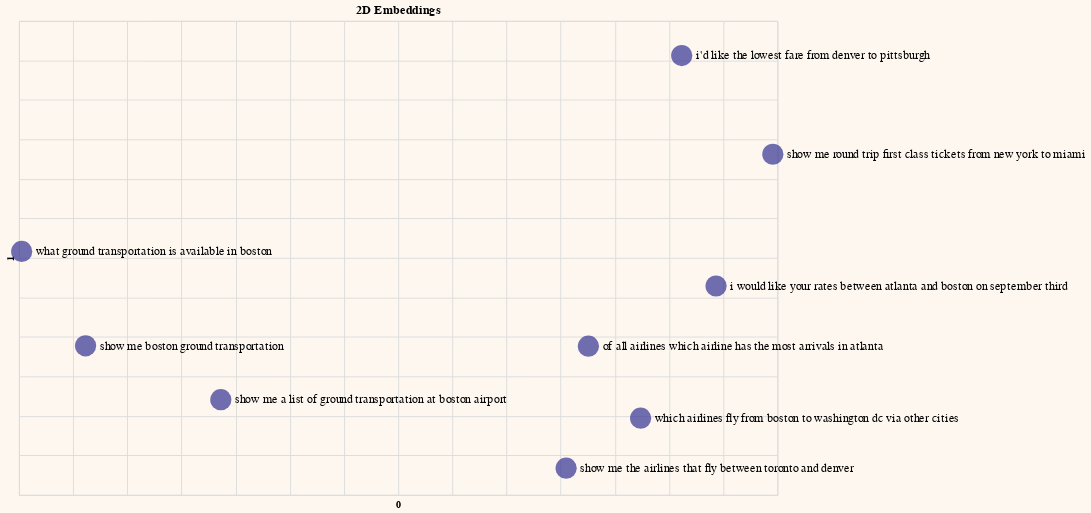

The notebook cell this image was saved under:
### Code cell
# Reduce embeddings to 2 principal components to aid visualization
embeds_pc2 = get_pc(embeds, 2)

# Add the principal components to dataframe
df_pc2 = pd.concat([df, pd.DataFrame(embeds_pc2)], axis=1)

# Plot the 2D embeddings on a chart
df_pc2.columns = df_pc2.columns.astype(str)
generate_chart(df_pc2.iloc[:sample],'0','1',title='2D Embeddings')

### Figure 1 — Vega-Lite specification as saved in the notebook (floating-point values rounded to 4 significant figures; data arrays with more than 128 entries replaced by an {"elided": "..."} marker saying what was removed)
{"config": {"view": {"continuousWidth": 300, "continuousHeight": 300}, "background": "#FDF7F0", "legend": {"labelFontSize": 18, "orient": "bottom", "titleFontSize": 18}}, "layer": [{"mark": {"type": "circle", "size": 500}, "encoding": {"color": {"value": "#333293"}, "tooltip": [{"field": "query", "type": "nominal"}], "x": {"axis": {"domain": false, "labels": false, "ticks": false}, "field": "0", "scale": {"zero": false}, "type": "quantitative"}, "y": {"axis": {"domain": false, "labels": false, "ticks": false}, "field": "1", "scale": {"zero": false}, "type": "quantitative"}}}, {"mark": {"type": "text", "align": "left", "baseline": "middle", "color": "black", "dx": 15, "size": 13}, "encoding": {"color": {"value": "black"}, "text": {"field": "query", "type": "nominal"}, "tooltip": [{"field": "query", "type": "nominal"}], "x": {"axis": {"domain": false, "labels": false, "ticks": false}, "field": "0", "scale": {"zero": false}, "type": "quantitative"}, "y": {"axis": {"domain": false, "labels": false, "ticks": false}, "field": "1", "scale": {"zero": false}, "type": "quantitative"}}}], "data": {"name": "data-3b6a35384b11c25490e04e94682a9a07"}, "height": 500, "title": "2D Embeddings", "width": 800, "$schema": "https://vega.github.io/schema/vega-lite/v5.15.1.json", "datasets": {"data-3b6a35384b11c25490e04e94682a9a07": [{"query": " which airlines fly from boston to washington dc via other cities", "query_embeds": {"elided": "1024 float values"}, "0": 0.07379, "1": -0.2529}, {"query": " show me the airlines that fly between toronto and denver", "query_embeds": {"elided": "1024 float values"}, "0": 0.00505, "1": -0.3162}, {"query": " show me round trip first class tickets from new york to miami", "query_embeds": {"elided": "1024 float values"}, "0": 0.1958, "1": 0.08113}, {"query": " i'd like the lowest fare from denver to pittsburgh", "query_embeds": {"elided": "1024 float values"}, "0": 0.1117, "1": 0.2061}, {"query": " show me a list of ground transportation at boston airport", "query_embeds": {"elided": "1024 float values"}, "0": -0.3137, "1": -0.2295}, {"query": " show me boston ground transportation", "query_embeds": {"elided": "1024 float values"}, "0": -0.4385, "1": -0.1613}, {"query": " of all airlines which airline has the most arrivals in atlanta", "query_embeds": {"elided": "1024 float values"}, "0": 0.0256, "1": -0.1619}, {"query": " what ground transportation is available in boston", "query_embeds": {"elided": "1024 float values"}, "0": -0.4975, "1": -0.04182}, {"query": " i would like your rates between atlanta and boston on september third", "query_embeds": {"elided": "1024 float values"}, "0": 0.1434, "1": -0.08564}]}}
